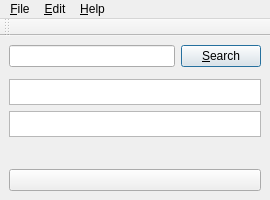
<ui version="4.0" >
 <class>Main</class>
 <widget class="QMainWindow" name="Main" >
  <property name="geometry" >
   <rect>
    <x>0</x>
    <y>0</y>
    <width>270</width>
    <height>200</height>
   </rect>
  </property>
  <property name="sizePolicy" >
   <sizepolicy>
    <hsizetype>5</hsizetype>
    <vsizetype>5</vsizetype>
    <horstretch>0</horstretch>
    <verstretch>0</verstretch>
   </sizepolicy>
  </property>
  <property name="minimumSize" >
   <size>
    <width>200</width>
    <height>200</height>
   </size>
  </property>
  <property name="windowTitle" >
   <string>qdacco</string>
  </property>
  <property name="windowIcon" >
   <iconset resource="icons.qrc" >:/icons/qdacco.png</iconset>
  </property>
  <property name="toolTip" >
   <string/>
  </property>
  <widget class="QWidget" name="widget" >
   <layout class="QGridLayout" >
    <property name="margin" >
     <number>9</number>
    </property>
    <property name="spacing" >
     <number>6</number>
    </property>
    <item row="0" column="0" >
     <layout class="QVBoxLayout" >
      <property name="margin" >
       <number>0</number>
      </property>
      <property name="spacing" >
       <number>6</number>
      </property>
      <item>
       <layout class="QHBoxLayout" >
        <property name="margin" >
         <number>0</number>
        </property>
        <property name="spacing" >
         <number>6</number>
        </property>
        <item>
         <widget class="MyLineEdit" name="paraula" >
          <property name="focusPolicy" >
           <enum>Qt::StrongFocus</enum>
          </property>
         </widget>
        </item>
        <item>
         <widget class="QPushButton" name="Buscar" >
          <property name="minimumSize" >
           <size>
            <width>0</width>
            <height>0</height>
           </size>
          </property>
          <property name="focusPolicy" >
           <enum>Qt::StrongFocus</enum>
          </property>
          <property name="text" >
           <string>&amp;Search</string>
          </property>
          <property name="shortcut" >
           <string>Ctrl+F</string>
          </property>
          <property name="checkable" >
           <bool>false</bool>
          </property>
          <property name="autoDefault" >
           <bool>true</bool>
          </property>
          <property name="default" >
           <bool>true</bool>
          </property>
         </widget>
        </item>
       </layout>
      </item>
      <item>
       <widget class="TextBrowser" native="1" name="definicio" />
      </item>
      <item>
       <widget class="MyListWidget" name="llistat" />
      </item>
      <item>
       <widget class="QTextEdit" name="clipboard" />
      </item>
      <item>
       <widget class="QLabel" name="actiu" >
        <property name="sizePolicy" >
         <sizepolicy>
          <hsizetype>5</hsizetype>
          <vsizetype>0</vsizetype>
          <horstretch>0</horstretch>
          <verstretch>0</verstretch>
         </sizepolicy>
        </property>
        <property name="minimumSize" >
         <size>
          <width>100</width>
          <height>20</height>
         </size>
        </property>
        <property name="text" >
         <string/>
        </property>
        <property name="wordWrap" >
         <bool>true</bool>
        </property>
       </widget>
      </item>
      <item>
       <widget class="QPushButton" name="report" >
        <property name="text" >
         <string/>
        </property>
       </widget>
      </item>
     </layout>
    </item>
   </layout>
  </widget>
  <widget class="QToolBar" name="toolBar" >
   <property name="sizePolicy" >
    <sizepolicy>
     <hsizetype>5</hsizetype>
     <vsizetype>5</vsizetype>
     <horstretch>0</horstretch>
     <verstretch>0</verstretch>
    </sizepolicy>
   </property>
   <property name="orientation" >
    <enum>Qt::Horizontal</enum>
   </property>
   <attribute name="toolBarArea" >
    <number>4</number>
   </attribute>
  </widget>
  <widget class="QMenuBar" name="MenuBar" >
   <property name="geometry" >
    <rect>
     <x>0</x>
     <y>0</y>
     <width>270</width>
     <height>31</height>
    </rect>
   </property>
   <widget class="QMenu" name="helpMenu" >
    <property name="title" >
     <string>&amp;Help</string>
    </property>
    <addaction name="helpAboutAction" />
   </widget>
   <widget class="QMenu" name="File" >
    <property name="title" >
     <string>&amp;File</string>
    </property>
    <addaction name="fileChangeDictionaryAction" />
    <addaction name="separator" />
    <addaction name="editConfigureAction" />
    <addaction name="editQuitAction" />
   </widget>
   <widget class="QMenu" name="Edit" >
    <property name="title" >
     <string>&amp;Edit</string>
    </property>
    <addaction name="editCopyAction" />
    <addaction name="editPasteAction" />
    <addaction name="separator" />
    <addaction name="editSelectAction" />
   </widget>
   <addaction name="File" />
   <addaction name="Edit" />
   <addaction name="helpMenu" />
  </widget>
  <action name="editCopyAction" >
   <property name="icon" >
    <iconset resource="icons.qrc" >:/icons/editcopy.png</iconset>
   </property>
   <property name="text" >
    <string>&amp;Copy</string>
   </property>
   <property name="iconText" >
    <string>&amp;Copy</string>
   </property>
   <property name="toolTip" >
    <string>Copy</string>
   </property>
   <property name="shortcut" >
    <string>Ctrl+C</string>
   </property>
  </action>
  <action name="helpAboutAction" >
   <property name="icon" >
    <iconset resource="icons.qrc" >:/icons/qdacco.png</iconset>
   </property>
   <property name="text" >
    <string>&amp;About qdacco</string>
   </property>
   <property name="iconText" >
    <string>&amp;About qdacco</string>
   </property>
   <property name="toolTip" >
    <string>About</string>
   </property>
   <property name="shortcut" >
    <string/>
   </property>
  </action>
  <action name="editConfigure" >
   <property name="iconText" >
    <string>editConfigure</string>
   </property>
  </action>
  <action name="editQuitAction" >
   <property name="icon" >
    <iconset resource="icons.qrc" >:/icons/exit.png</iconset>
   </property>
   <property name="text" >
    <string>&amp;Quit</string>
   </property>
   <property name="iconText" >
    <string>&amp;Quit</string>
   </property>
   <property name="toolTip" >
    <string>Quit</string>
   </property>
   <property name="shortcut" >
    <string>Ctrl+W</string>
   </property>
  </action>
  <action name="editConfigureAction" >
   <property name="icon" >
    <iconset resource="icons.qrc" >:/icons/configure.png</iconset>
   </property>
   <property name="text" >
    <string>&amp;Configure</string>
   </property>
   <property name="iconText" >
    <string>&amp;Configure</string>
   </property>
   <property name="toolTip" >
    <string>Configure</string>
   </property>
   <property name="shortcut" >
    <string/>
   </property>
  </action>
  <action name="editChange_languageAction" >
   <property name="text" >
    <string>Change language</string>
   </property>
   <property name="iconText" >
    <string>Change language</string>
   </property>
  </action>
  <action name="editChange_dictionaryAction" >
   <property name="text" >
    <string>Change dictionary</string>
   </property>
   <property name="iconText" >
    <string>Change dictionary</string>
   </property>
  </action>
  <action name="fileChangeDictionaryAction" >
   <property name="icon" >
    <iconset resource="icons.qrc" >:/icons/switch2.png</iconset>
   </property>
   <property name="text" >
    <string>Change &amp;dictionary</string>
   </property>
   <property name="iconText" >
    <string>Change &amp;dictionary</string>
   </property>
   <property name="toolTip" >
    <string>Change dictionary</string>
   </property>
   <property name="shortcut" >
    <string>Ctrl+D</string>
   </property>
  </action>
  <action name="editPasteAction" >
   <property name="icon" >
    <iconset resource="icons.qrc" >:/icons/editpaste.png</iconset>
   </property>
   <property name="text" >
    <string>&amp;Paste</string>
   </property>
   <property name="iconText" >
    <string>&amp;Paste</string>
   </property>
   <property name="shortcut" >
    <string>Ctrl+V</string>
   </property>
  </action>
  <action name="editSelectAction" >
   <property name="text" >
    <string>Select word</string>
   </property>
   <property name="shortcut" >
    <string>Ctrl+L</string>
   </property>
   <property name="shortcutContext" >
    <enum>Qt::ApplicationShortcut</enum>
   </property>
  </action>
 </widget>
 <layoutdefault spacing="6" margin="11" />
 <customwidgets>
  <customwidget>
   <class>TextBrowser</class>
   <extends>QWidget</extends>
   <header>textbrowser.h</header>
   <container>1</container>
  </customwidget>
  <customwidget>
   <class>MyLineEdit</class>
   <extends>QLineEdit</extends>
   <header>mylineedit.h</header>
  </customwidget>
  <customwidget>
   <class>MyListWidget</class>
   <extends>QListWidget</extends>
   <header>mylistwidget.h</header>
  </customwidget>
 </customwidgets>
 <tabstops>
  <tabstop>paraula</tabstop>
  <tabstop>Buscar</tabstop>
  <tabstop>definicio</tabstop>
  <tabstop>llistat</tabstop>
  <tabstop>report</tabstop>
 </tabstops>
 <includes>
  <include location="local" >../lib/StructureParser.h</include>
 </includes>
 <resources>
  <include location="icons.qrc" />
  <include location="translation.qrc" />
 </resources>
 <connections>
  <connection>
   <sender>editQuitAction</sender>
   <signal>triggered()</signal>
   <receiver>Main</receiver>
   <slot>close()</slot>
   <hints>
    <hint type="sourcelabel" >
     <x>-1</x>
     <y>-1</y>
    </hint>
    <hint type="destinationlabel" >
     <x>20</x>
     <y>20</y>
    </hint>
   </hints>
  </connection>
 </connections>
</ui>
